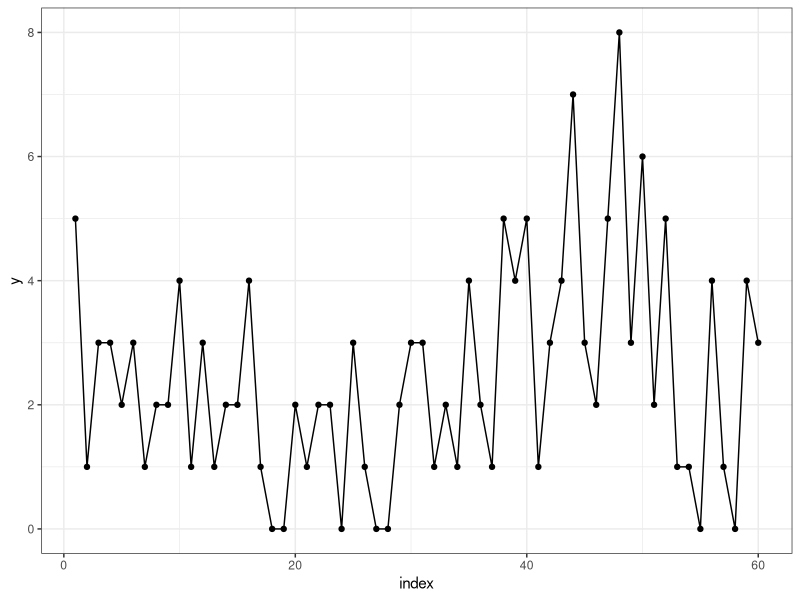
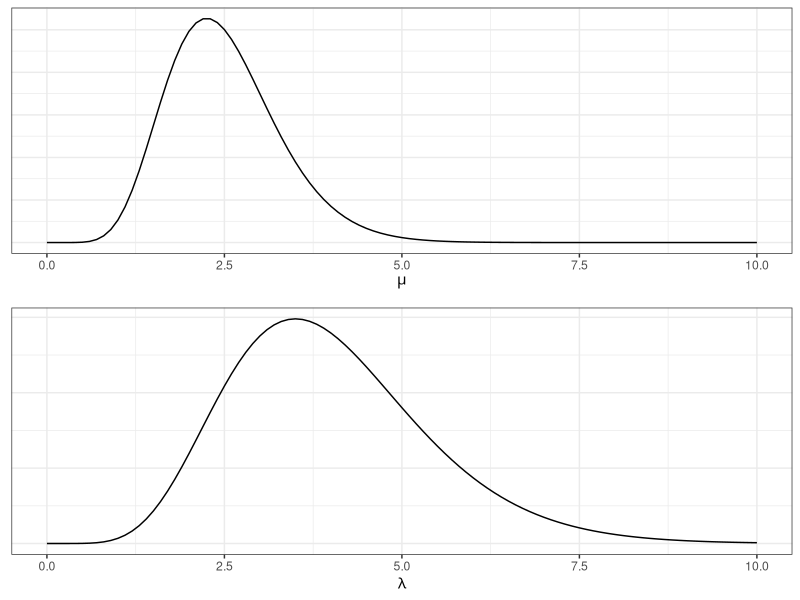
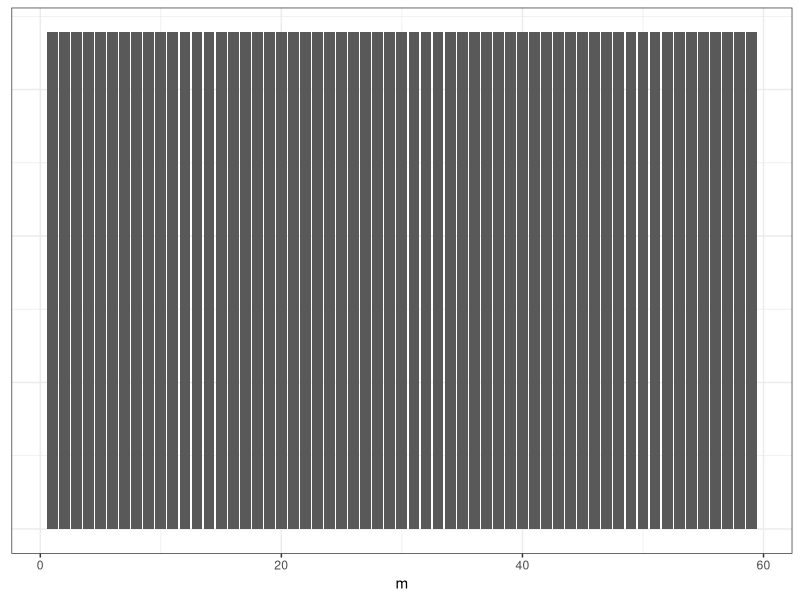
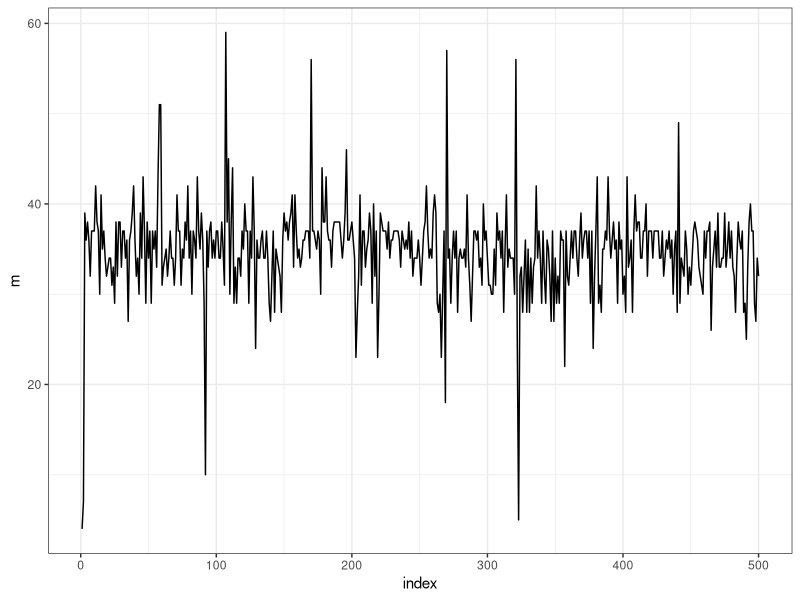
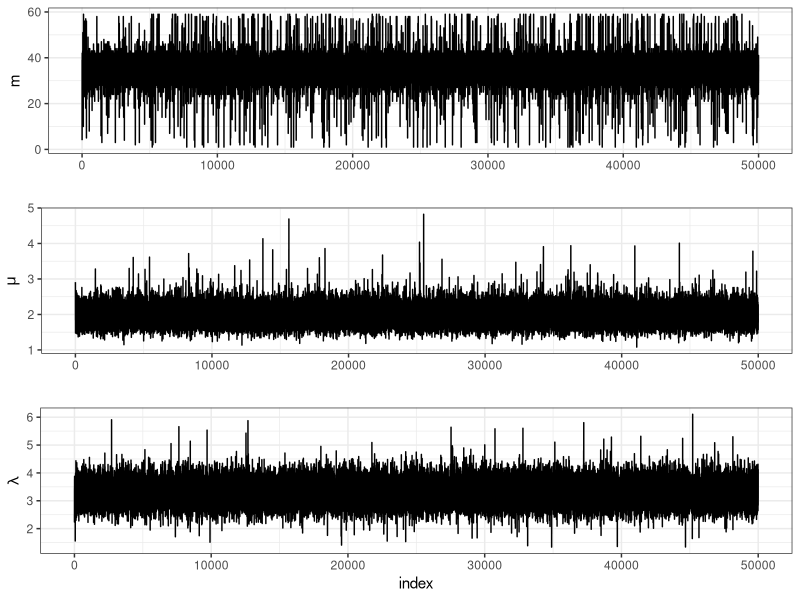
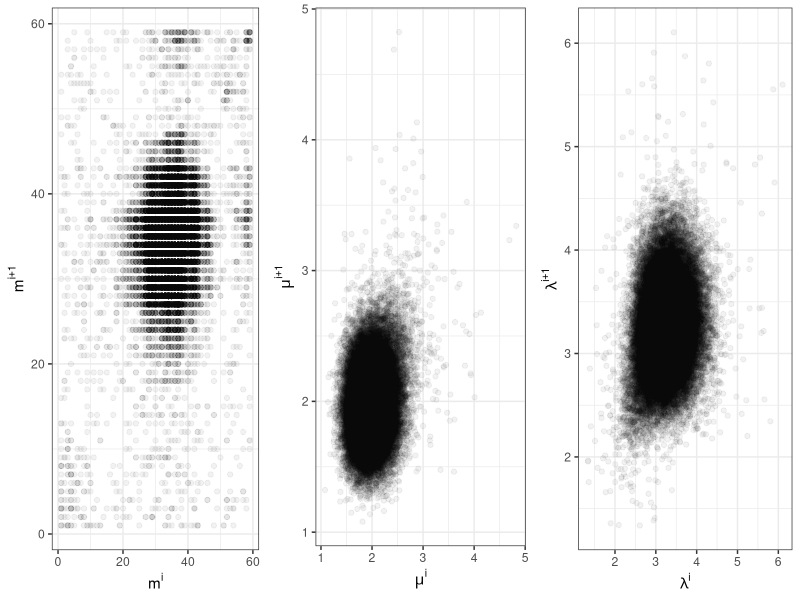
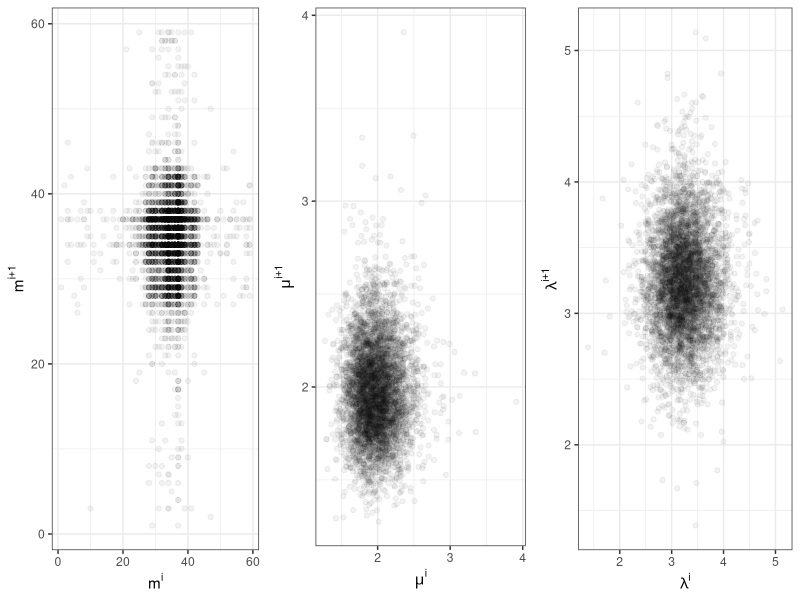
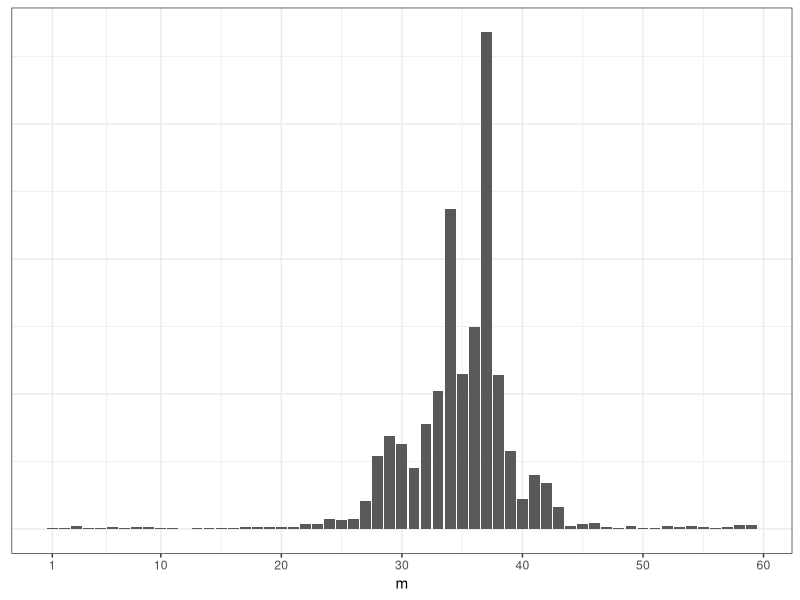

Write R code to recreate these figures, in order. (Note: a time limit stopped this script after it produced the figures.)
## ---- chunk 1
knitr::opts_chunk$set(message = FALSE, fig.align = "center")

library(tidyverse)
## ---- chunk 2
n <- 60
m <- 38
mu <- 2
lambda <- 4
## ---- chunk 3
set.seed(47)
y_mu <- rpois(m, lambda = mu)
y_lambda <- rpois(n - m, lambda = lambda)
y <- c(y_mu, y_lambda)
df <- data.frame(t = 1:n,
                 y = y,
                 rate = rep(c("mu", "lambda"), c(m, n - m)))
ggplot(df, aes(x = t, y = y)) +
  geom_point() + geom_line() +
  theme_bw() + labs(x = "index")
## ---- chunk 4
library(gridExtra)
alpha <- 10
beta <- 4
p1 <- ggplot(data.frame(x = c(0, 10)), aes(x)) +
  stat_function(fun = dgamma, 
                args = list(shape = alpha, rate = beta)) +
  labs(x = expression(mu), y = "") +
  theme_bw() +
  theme(axis.title.y = element_blank(),
        axis.text.y = element_blank(),
        axis.ticks.y = element_blank())
nu <- 8
phi <- 2
p2 <- ggplot(data.frame(x = c(0, 10)), aes(x)) +
  stat_function(fun = dgamma, 
                args = list(shape = nu, rate = phi)) +
  labs(x = expression(lambda), y = "") +
  theme_bw() +
  theme(axis.title.y = element_blank(),
        axis.text.y = element_blank(),
        axis.ticks.y = element_blank())
grid.arrange(p1, p2, ncol = 1)
## ---- chunk 5
ggplot(data.frame(x = 1:(n-1),
                  y = rep(1/(n-1), n - 1)), aes(x, y)) +
  geom_col() +
  labs(x = "m", y = "") +
  theme_bw() +
  theme(axis.title.y = element_blank(),
        axis.text.y = element_blank(),
        axis.ticks.y = element_blank())
## ---- chunk 6
it <- 50000
post_samples <- matrix(rep(NA, it * 3), ncol = 3)
colnames(post_samples) <- c("mu", "lambda", "m")
m_j <- 2 # initialize m
for (j in 1:it) {
  # sample mu
  mu_j      <- rgamma(1, alpha + sum(y[1:m_j]), beta + m_j)
  # sample lambda
  lambda_j  <- rgamma(1, nu + sum(y[(m_j+1):n]), phi + (n - m_j))
  # sample m
  m_vec <- rep(NA, n - 1)
  for (k in 1:(n - 1)) {
    m_vec[k] <-  mu_j^(alpha + sum(y[1:k]) - 1) *
      exp(-(beta + k) * mu_j) *
      lambda_j^(nu + sum(y[(k+1):n]) - 1) *
      exp(-(phi + n - k) * lambda_j)
  }
  p <- m_vec/sum(m_vec)
  m_j <- sample(1:(n - 1), size = 1, prob = p)
  # store results
  post_samples[j, "mu"]     <- mu_j
  post_samples[j, "lambda"] <- lambda_j
  post_samples[j, "m"]      <- m_j
}
## ---- chunk 7
df <- data.frame(post_samples) %>%
  mutate(index = 1:it)
ggplot(slice(df, 1:500), aes(x = index, y = m)) +
  geom_line() +
  theme_bw()
## ---- chunk 8
p1 <- ggplot(df, aes(x = index, y = m)) +
  geom_line() +
  labs(x = "") +
  theme_bw()
p2 <- ggplot(df, aes(x = index, y = mu)) +
  geom_line() +
  labs(y = expression(mu), x = "") +
  theme_bw()
p3 <- ggplot(df, aes(x = index, y = lambda)) +
  geom_line() +
  labs(y = expression(lambda)) +
  theme_bw()
grid.arrange(p1, p2, p3, ncol = 1)
## ---- chunk 9
# m serial dependence
df_m <- data.frame(theta        = df$m[1:(nrow(df) - 1)],
                   theta_plus_1 = df$m[2:nrow(df)])
p_m <- ggplot(df_m, aes(x = theta, y = theta_plus_1)) +
  geom_point(alpha = .05) +
  labs(x = expression(m^{i}),
       y = expression(m^{i+1})) +
  theme_bw()

# mu serial dependence
df_mu <- data.frame(theta        = df$mu[1:(nrow(df) - 1)],
                    theta_plus_1 = df$mu[2:nrow(df)])
p_mu <- ggplot(df_mu, aes(x = theta, y = theta_plus_1)) +
  geom_point(alpha = .05) +
  labs(x = expression(mu^{i}),
       y = expression(mu^{i+1})) +
  theme_bw()

# lambda serial dependence
df_lambda <- data.frame(theta        = df$lambda[1:(nrow(df) - 1)],
                        theta_plus_1 = df$lambda[2:nrow(df)])
p_lambda <- ggplot(df_lambda, aes(x = theta, y = theta_plus_1)) +
  geom_point(alpha = .05) +
  labs(x = expression(lambda^{i}),
       y = expression(lambda^{i+1})) +
  theme_bw()

grid.arrange(p_m, p_mu, p_lambda, ncol = 3)
## ---- chunk 10
df <- df %>%
  slice(seq(from = 1, to = nrow(df), by = 10))

# m serial dependence
df_m <- data.frame(theta        = df$m[1:(nrow(df) - 1)],
                   theta_plus_1 = df$m[2:nrow(df)])
p_m <- ggplot(df_m, aes(x = theta, y = theta_plus_1)) +
  geom_point(alpha = .05) +
  labs(x = expression(m^{i}),
       y = expression(m^{i+1})) +
  theme_bw()

# mu serial dependence
df_mu <- data.frame(theta        = df$mu[1:(nrow(df) - 1)],
                    theta_plus_1 = df$mu[2:nrow(df)])
p_mu <- ggplot(df_mu, aes(x = theta, y = theta_plus_1)) +
  geom_point(alpha = .05) +
  labs(x = expression(mu^{i}),
       y = expression(mu^{i+1})) +
  theme_bw()

# lambda serial dependence
df_lambda <- data.frame(theta        = df$lambda[1:(nrow(df) - 1)],
                        theta_plus_1 = df$lambda[2:nrow(df)])
p_lambda <- ggplot(df_lambda, aes(x = theta, y = theta_plus_1)) +
  geom_point(alpha = .05) +
  labs(x = expression(lambda^{i}),
       y = expression(lambda^{i+1})) +
  theme_bw()

grid.arrange(p_m, p_mu, p_lambda, ncol = 3)
## ---- chunk 11
ggplot(df, aes(x = m)) +
  geom_bar() +
  labs(x = "m", y = "") +
  theme_bw() +
  theme(axis.title.y = element_blank(),
        axis.text.y = element_blank(),
        axis.ticks.y = element_blank()) +
  scale_x_continuous(breaks = c(1, 10, 20, 30, 40, 50, 60))
## ---- chunk 12
set.seed(497)
y_mu <- rpois(m, lambda = mu)
y_lambda <- rpois(n - m, lambda = lambda)
y <- c(y_mu, y_lambda)
alpha <- 10
beta <- 4
nu <- 8
phi <- 2
it <- 50000
post_samples <- matrix(rep(NA, it * 3), ncol = 3)
colnames(post_samples) <- c("mu", "lambda", "m")
m_j <- 2 # initialize m
for (j in 1:it) {
  # sample mu
  mu_j      <- rgamma(1, alpha + sum(y[1:m_j]), beta + m_j)
  # sample lambda
  lambda_j  <- rgamma(1, nu + sum(y[(m_j+1):n]), phi + (n - m_j))
  # sample m
  m_vec <- rep(NA, n - 1)
  for (k in 1:(n - 1)) {
    m_vec[k] <-  mu_j^(alpha + sum(y[1:k]) - 1) *
      exp(-(beta + k) * mu_j) *
      lambda_j^(nu + sum(y[(k+1):n]) - 1) *
      exp(-(phi + n - k) * lambda_j)
  }
  p <- m_vec/sum(m_vec)
  m_j <- sample(1:(n - 1), size = 1, prob = p)
  # store results
  post_samples[j, "mu"]     <- mu_j
  post_samples[j, "lambda"] <- lambda_j
  post_samples[j, "m"]      <- m_j
}
df <- data.frame(post_samples) %>%
  mutate(index = 1:it) %>%
  slice(seq(from = 1, to = nrow(df), by = 10))
ggplot(df, aes(x = m)) +
  geom_bar() +
  labs(x = "m", y = "") +
  theme_bw() +
  theme(axis.title.y = element_blank(),
        axis.text.y = element_blank(),
        axis.ticks.y = element_blank()) +
  scale_x_continuous(breaks = c(1, 10, 20, 30, 40, 50, 60))
